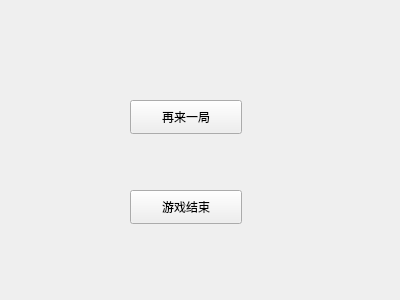
<?xml version="1.0" encoding="UTF-8"?>
<ui version="4.0">
 <class>Game_Over</class>
 <widget class="QWidget" name="Game_Over">
  <property name="geometry">
   <rect>
    <x>0</x>
    <y>0</y>
    <width>400</width>
    <height>300</height>
   </rect>
  </property>
  <property name="windowTitle">
   <string>Form</string>
  </property>
  <widget class="QPushButton" name="pushButton">
   <property name="geometry">
    <rect>
     <x>130</x>
     <y>100</y>
     <width>112</width>
     <height>34</height>
    </rect>
   </property>
   <property name="text">
    <string>再来一局</string>
   </property>
  </widget>
  <widget class="QPushButton" name="pushButton_2">
   <property name="geometry">
    <rect>
     <x>130</x>
     <y>190</y>
     <width>112</width>
     <height>34</height>
    </rect>
   </property>
   <property name="text">
    <string>游戏结束</string>
   </property>
  </widget>
  <widget class="QLabel" name="label">
   <property name="geometry">
    <rect>
     <x>150</x>
     <y>30</y>
     <width>101</width>
     <height>31</height>
    </rect>
   </property>
   <property name="text">
    <string/>
   </property>
  </widget>
 </widget>
 <resources/>
 <connections/>
</ui>
